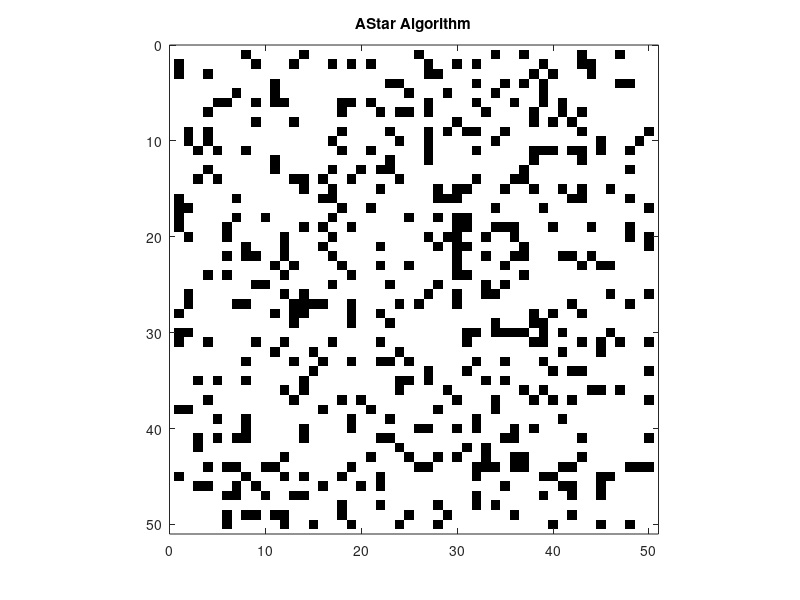

Source code (MATLAB): (Note: this script raises an error after producing the figure.)
%*************%
%astar algorithm
%Author:wang
%Date:2024.4.19
%*************%
clc;clear;close all;
figure;
width=50;
len=50;
map=ones(width,len)*255;
obstaclePercent=0.2;
map(ind2sub([width,len],ceil(width*len.*rand(width*len*obstaclePercent,1))))=0;

imshow(map,'InitialMagnification', 'fit');
title('AStar Algorithm');
hold on;
axis on;
axis equal;
axis([0,width+1,0,len+1]);
[x,y]=ginput(2);
startPoint=[round(x(1)),round(y(1))];
goalPoint=[round(x(2)),round(y(2))];
plot(startPoint(1),startPoint(2),'go','MarkerFaceColor','g');
plot(goalPoint(1),goalPoint(2),'rp','MarkerFaceColor','r');
disp(startPoint);
disp(goalPoint);
closelist=[];
openlist=[];
openlist(1).position=startPoint;
openlist(1).g=0;
openlist(1).h=norm(goalPoint-startPoint);
openlist(1).f=openlist(1).g+openlist(1).h;
openlist(1).parent=[0,0];
openlist(1).parentind=0;
findflag=0;
closeflag=zeros(width,len);
moves=[-1,0;-1,1;0,1;1,1;1,0;1,-1;0,-1;-1,-1];
while ~findflag
    %从closelist中寻找f值最小的节点
    minf=inf;
    minfind=0;
    for i=1:numel(openlist)
        if openlist(i).f<minf
            minf=openlist(i).f;
            minfind=i;
        end
    end
    closelist=[closelist,openlist(minfind)];
    closeflag(openlist(minfind).position(1),openlist(minfind).position(2))=1;
    k=numel(closelist);
    openlist(minfind)=[];
    for j=1:size(moves,1)
        extened.position=[closelist(k).position(1)+moves(j,1),closelist(k).position(2)+moves(j,2)];
        if extened.position(1)<1 || extened.position(1)>len || extened.position(2)<1 ...
                || extened.position(2)>width ||map(extened.position(2),extened.position(1))==0
            continue;
        end
        extened.g=closelist(k).g+norm(extened.position-closelist(k).position);
        extened.h=norm(extened.position-goalPoint);
        extened.f=extened.g+extened.h;
        extened.parent=closelist(k).position;
        extened.parentind=numel(closelist);
        if closeflag(extened.position(1),extened.position(2))  %判断是否已经在closelist中
            continue;
        end
        if extened.position==goalPoint
            closelist=[closelist,extened];
            findflag=1;
            break;
        end
        if findflag
            break;
        end
        nodeflag=0; %判断新拓展节点是否已经在openlist中
        if numel(openlist) 
            for l=1:numel(openlist)
                if extened.position==openlist(l).position
                    nodeflag=1;
                    break;
                end
            end
        end
        if nodeflag
                if extened.f<openlist(l).f
                    openlist(l).g=extened.g;
                    openlist(l).h=extened.h;
                    openlist(l).f=extened.f;
                end
        else
                openlist=[openlist,extened];
                plot(extened.position(1),extened.position(2),'o');
                pause(0.01);
        end
    end  
end
%回溯路径
currentnode=closelist(end);
while currentnode.parentind
    plot([currentnode.position(1),closelist(currentnode.parentind).position(1)],[currentnode.position(2),closelist(currentnode.parentind).position(2)],...
        'r-','LineWidth',1.5);
    currentnode=closelist(currentnode.parentind);
end
